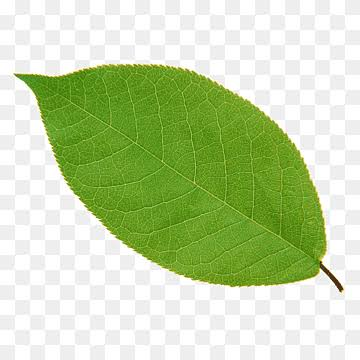
#> input picture simulation/leaf/00007.jpeg, 360 x 360 px
$ python -i hsv_mask.py   (imports and definitions only)
#> lines starting #> are read from the running program, lines starting #| are printed output that depends on the picture; after the words box and inside, x2 and y2 are one past the last pixel; in counts of white or black regions, pixels touching at a corner belong together
#> further down, picture is the input picture: shape (360, 360, 3); mean B, G, R 169.9, 213.1, 195.2
"""HSV-based green color masking for isolating vegetation from soil/dry-straw background."""

from dataclasses import dataclass

import cv2
import numpy as np

# OpenCV HSV ranges: H in [0,179], S/V in [0,255].
# Tuned to admit yellow-green through blue-green vegetation while excluding
# dry straw (~H 20-30, high V, low-mid S) and soil (low S, brown hue).
DEFAULT_LOWER_GREEN = np.array([28, 35, 30], dtype=np.uint8)
DEFAULT_UPPER_GREEN = np.array([95, 255, 255], dtype=np.uint8)


@dataclass
class MaskConfig:
    lower: np.ndarray = None
    upper: np.ndarray = None
    open_kernel: int = 3
    open_iterations: int = 1
    close_kernel: int = 7
    close_iterations: int = 2
    blur_kernel: int = 5

    def __post_init__(self):
        if self.lower is None:
            self.lower = DEFAULT_LOWER_GREEN
        if self.upper is None:
            self.upper = DEFAULT_UPPER_GREEN


def green_mask(image_bgr: np.ndarray, config: MaskConfig = None) -> np.ndarray:
    """Return a binary (0/255) mask of green-vegetation pixels in image_bgr."""
    config = config or MaskConfig()

    blurred = cv2.GaussianBlur(image_bgr, (config.blur_kernel, config.blur_kernel), 0)
    hsv = cv2.cvtColor(blurred, cv2.COLOR_BGR2HSV)
#> hsv: shape (360, 360, 3); mean H, S, V 20.1, 71.4, 213.2
    mask = cv2.inRange(hsv, config.lower, config.upper)
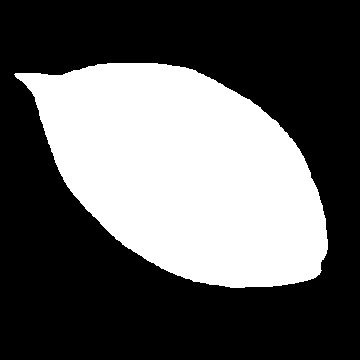
#> mask: shape (360, 360); 36.5% white; 1 white region, box (x1, y1, x2, y2) and area: (14, 63, 328, 288) 47278

    # Opening first removes salt-noise specks (e.g. sky glare) without eroding
    # plant silhouettes; closing after fills small holes inside leaf clusters.
    open_k = cv2.getStructuringElement(cv2.MORPH_ELLIPSE, (config.open_kernel, config.open_kernel))
    close_k = cv2.getStructuringElement(cv2.MORPH_ELLIPSE, (config.close_kernel, config.close_kernel))
    mask = cv2.morphologyEx(mask, cv2.MORPH_OPEN, open_k, iterations=config.open_iterations)
#> mask: shape (360, 360); 36.5% white; 1 white region, box (x1, y1, x2, y2) and area: (14, 63, 328, 288) 47274
    mask = cv2.morphologyEx(mask, cv2.MORPH_CLOSE, close_k, iterations=config.close_iterations)
#> mask: shape (360, 360); 36.5% white; 1 white region, box (x1, y1, x2, y2) and area: (14, 63, 328, 288) 47291

    return mask


def apply_mask_hard(image_bgr: np.ndarray, mask: np.ndarray) -> np.ndarray:
    """Zero out every non-vegetation pixel. Maximum noise removal, but the
    resulting hard-edged silhouettes can become a spurious shortcut cue the
    detector learns instead of real vegetation texture — validate with the
    soft variant before trusting mAP gains from this mode alone."""
    return cv2.bitwise_and(image_bgr, image_bgr, mask=mask)
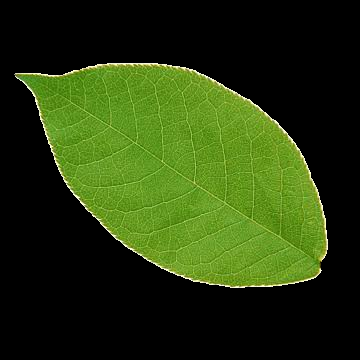
#> returned value: shape (360, 360, 3); mean of channels 0, 1, 2 14, 57, 39.1; drawn as B, G, R


def apply_mask_soft(image_bgr: np.ndarray, mask: np.ndarray, background_scale: float = 0.25) -> np.ndarray:
    """Dim and desaturate background instead of zeroing it, keeping spatial
    context (field horizon, row structure) while still suppressing soil/straw
    color signal. Recommended default for training — softer domain shift from
    the unmasked inference-time images than the hard variant."""
#> called with background_scale = 0.25
    hsv = cv2.cvtColor(image_bgr, cv2.COLOR_BGR2HSV).astype(np.float32)
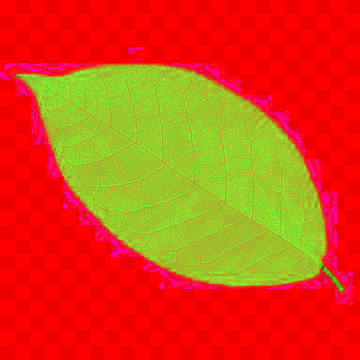
#> hsv: shape (360, 360, 3) float32; mean B, G, R 20, 72.3, 213.3
    hsv[..., 1] = np.where(mask > 0, hsv[..., 1], hsv[..., 1] * background_scale)
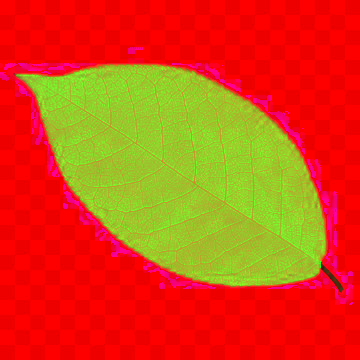
#> hsv: shape (360, 360, 3) float32; 5.87% of pixels changed, all inside (x1, y1, x2, y2) = (0, 47, 353, 305)
    hsv[..., 2] = np.where(mask > 0, hsv[..., 2], hsv[..., 2] * (background_scale + 0.35))
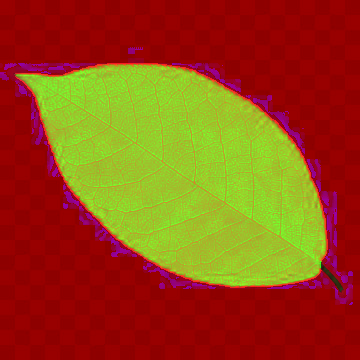
#> hsv: shape (360, 360, 3) float32; mean B, G, R 20, 71.8, 150.7
    hsv = np.clip(hsv, 0, 255).astype(np.uint8)
    return cv2.cvtColor(hsv, cv2.COLOR_HSV2BGR)
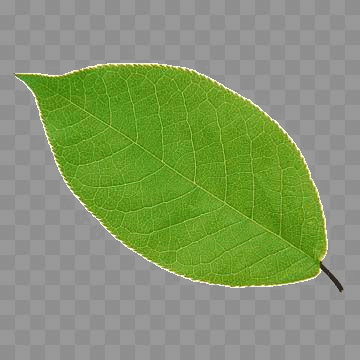
#> returned value: shape (360, 360, 3); mean B, G, R 107.3, 150.5, 132.3


def green_pixel_ratio(image_bgr: np.ndarray, box_xyxy, config: MaskConfig = None) -> float:
    """Fraction of green pixels inside a bounding box crop. Used post-inference
    as a domain-specific false-positive filter (see src/inference/predict.py)."""
    x1, y1, x2, y2 = [int(v) for v in box_xyxy]
    x1, y1 = max(x1, 0), max(y1, 0)
    x2, y2 = min(x2, image_bgr.shape[1]), min(y2, image_bgr.shape[0])
    crop = image_bgr[y1:y2, x1:x2]
    if crop.size == 0:
        return 0.0
    mask = green_mask(crop, config)
    return float(np.count_nonzero(mask)) / mask.size


def visualize_pipeline(image_bgr: np.ndarray, config: MaskConfig = None):
    """Return (mask, hard_masked, soft_masked) for side-by-side inspection."""
    mask = green_mask(image_bgr, config)
    return mask, apply_mask_hard(image_bgr, mask), apply_mask_soft(image_bgr, mask)

>>> import cv2
>>> picture = cv2.imread('../../simulation/leaf/00007.jpeg')
>>> result = visualize_pipeline(picture)

$ run again, on simulation/leaf/00008.jpeg
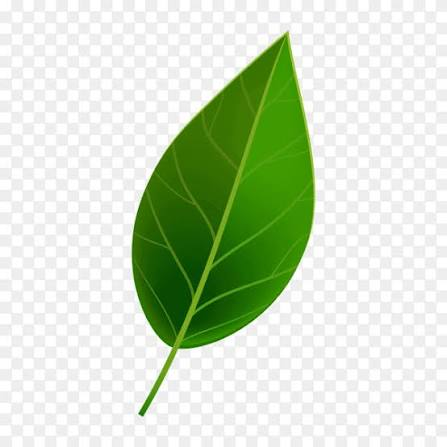
#> input picture simulation/leaf/00008.jpeg, 447 x 447 px
#> picture is the input picture: shape (447, 447, 3); mean B, G, R 198.3, 220.8, 207.3
#> in green_mask, `mask = cv2.inRange(hsv, config.lower, config.upper)`:
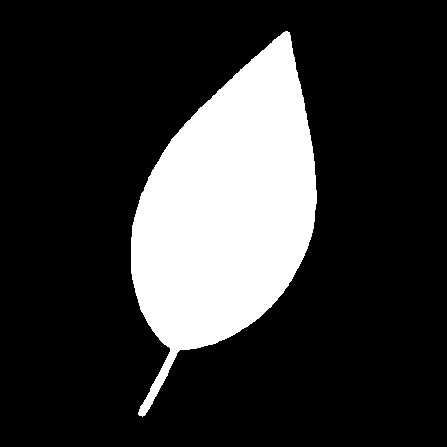
#> mask: shape (447, 447); 20.2% white; 1 white region, box (x1, y1, x2, y2) and area: (131, 31, 317, 417) 40289
#> in apply_mask_soft, `return cv2.cvtColor(hsv, cv2.COLOR_HSV2BGR)`:
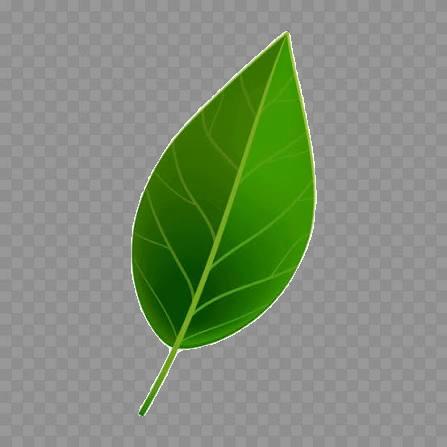
#> returned value: shape (447, 447, 3); mean B, G, R 119.8, 142.3, 128.7

$ run again, on simulation/leaf/00009.jpeg
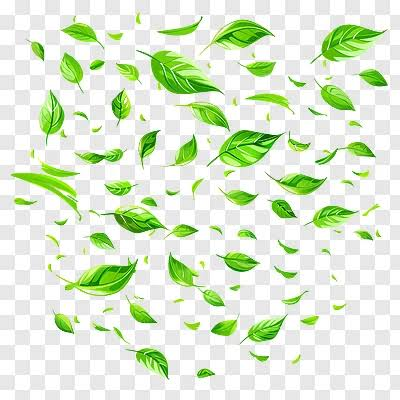
#> input picture simulation/leaf/00009.jpeg, 400 x 400 px
#> picture is the input picture: shape (400, 400, 3); mean B, G, R 209.9, 235, 221.5
#> in green_mask, `mask = cv2.inRange(hsv, config.lower, config.upper)`:
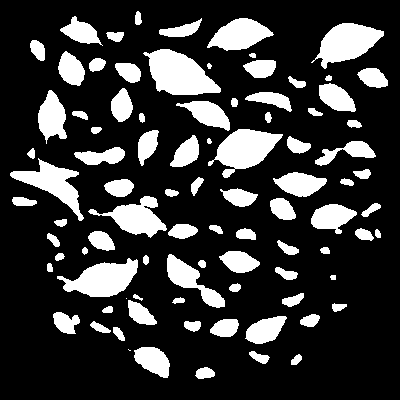
#> mask: shape (400, 400); 21.3% white; 90 white regions (2 under 20 px), largest, box (x1, y1, x2, y2) and area: (143, 49, 221, 95) 2239, (208, 129, 283, 178) 1893, (311, 23, 384, 69) 1812
#> in apply_mask_soft, `return cv2.cvtColor(hsv, cv2.COLOR_HSV2BGR)`:
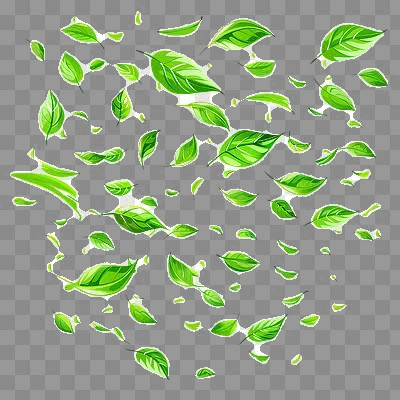
#> returned value: shape (400, 400, 3); mean B, G, R 135.9, 160.2, 147

$ run again, on simulation/leaf/0002.jpeg
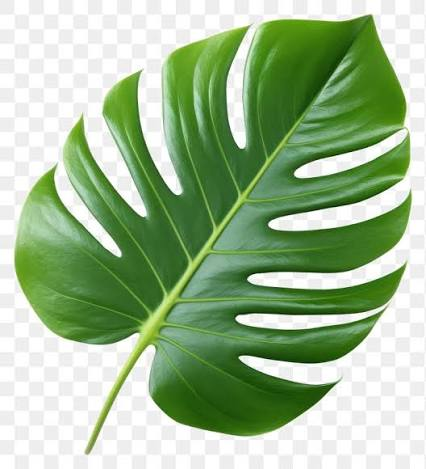
#> input picture simulation/leaf/0002.jpeg, 426 x 469 px
#> picture is the input picture: shape (469, 426, 3); mean B, G, R 149, 187.1, 160.8
#> in green_mask, `mask = cv2.inRange(hsv, config.lower, config.upper)`:
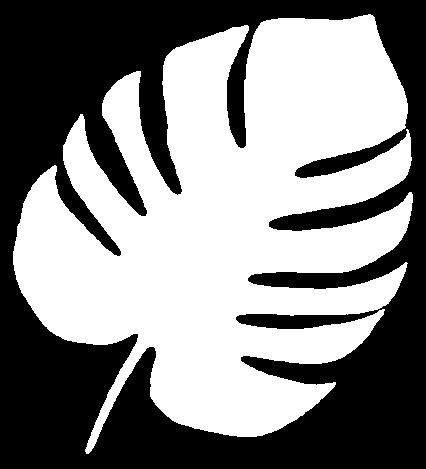
#> mask: shape (469, 426); 52.3% white; 1 black region, box (x1, y1, x2, y2) and area: (0, 0, 426, 469) 95328
#> in apply_mask_soft, `return cv2.cvtColor(hsv, cv2.COLOR_HSV2BGR)`:
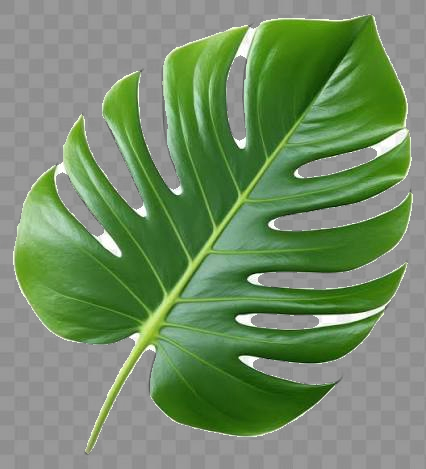
#> returned value: shape (469, 426, 3); mean B, G, R 103.3, 141.2, 114.9
